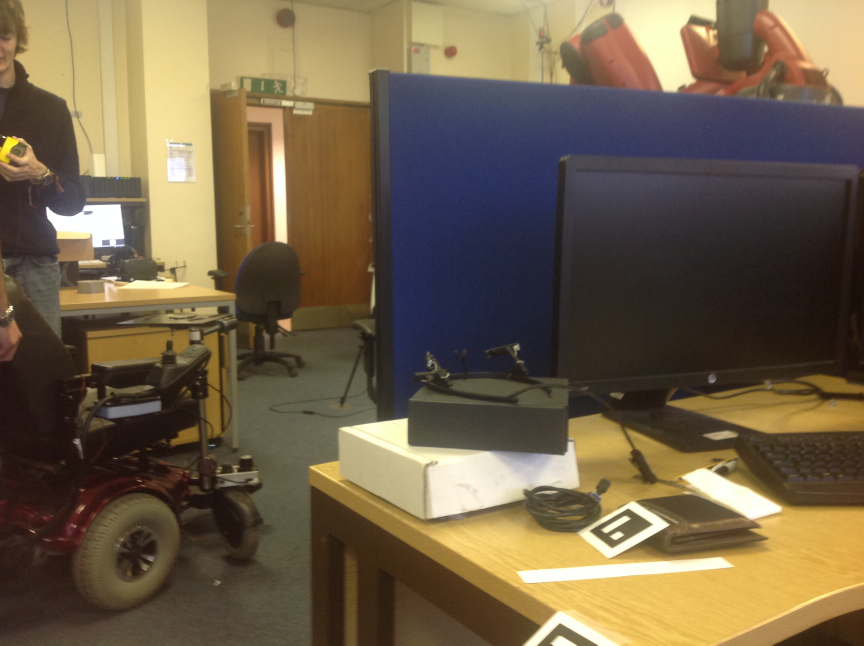
#> input picture Images/IMG_0570.JPG, 2592 x 1936 px (shown at 1/3 size)
$ python core.py Images/IMG_0568.JPG Images/IMG_0570.JPG Images/IMG_0570.JPG Images/IMG_0570.JPG
#> lines starting #> are read from the running program, lines starting #| are printed output that depends on the picture
### image_manager.py
import cv2


class ImageManager:

    def find_keypoints(self, detector):
        """
        Finds the keypoints of stored image given a cv2 detector

        :param detector: cv2 feature detector
        """
        self.keypoints, self.descriptors = detector.detectAndCompute(self.image, None)

    def downsample(self, shrink_x, shrink_y):
        """
        Downsamples an image given the x and y ratios

        :param shrink_x: shrink factor for x axis
        :param shrink_y: shrink factor for y axis
        """
        self.image = cv2.resize(self.image, (0, 0), fx=shrink_x, fy=shrink_y)

    def load_image(self, image):
        """
        Load an image

        :param image: image
        :type image: ndarray
        """

        self.image = image
        self.height, self.width, self.channels = self.image.shape

    def read_image(self, image_path):
        """
        :param image_path: path to image
        :type image_path: str

        Tries to read an image in color mode, or in gray-scale if not possible
        """
#> called with image_path = 'Images/IMG_0570.JPG'

        self.image_path = image_path

        try:
            self.image = cv2.imread(self.image_path, cv2.IMREAD_COLOR)  # Query image
#> self.image is the input picture: shape (1936, 2592, 3); mean B, G, R 73.4, 97.4, 113

            # Save height, width and channels
            self.height, self.width, self.channels = self.image.shape
#> self.height = 1936; self.width = 2592; self.channels = 3

        except Exception as e:
            self.image = cv2.imread(self.image_path)
            self.height, self.width = self.image.shape
            print("Image is in gray scale: ", e)

    def __init__(self):
        self.image_path = []
        self.height = 0
        self.width = 0
        self.channels = 1
        self.image = []

        self.keypoints = []
        self.descriptors = []

### match_geometric_filters.py
import numpy as np
import cv2

from histogram_manager import HistogramManager, MatchData
from utils import rectifier


class HistogramLogicFilter:

    def __init__(self):
        self.angle_fitness = 0
        self.length_fitness = 0
        self.angle_histogram = None
        self.length_histogram = None
        self.saved_configuration = None

        self.match_vector = []
        self.match_pair_vector = []
        self.angle_threshold = None
        self.length_threshold = None

    def fit_gaussian(self, match_vector, match_pair_vector, kp1, kp2, angle_threshold, length_threshold):

        self.match_vector = match_vector
        self.match_pair_vector = match_pair_vector
        self.angle_threshold = angle_threshold
        self.length_threshold = length_threshold

        # Initialize and fill angle and length arrays of the vectors of the matched points
        angle_vec = np.zeros([len(match_vector), 1])
        length_vec = np.zeros([len(match_vector), 1])

        for i, match_object in enumerate(match_vector):
            dist = [a_i - b_i for a_i, b_i in zip(kp2[match_object.trainIdx].pt, kp1[match_object.queryIdx].pt)]
            angle_vec[i] = np.arctan(dist[1] / max(dist[0], 0.01))
            length_vec[i] = np.sqrt(dist[0] ** 2 + dist[1] ** 2)

        # Compute histograms of the two distributions (angle and length of the displacement vectors)
        self.angle_histogram = HistogramManager(angle_vec, 50)
        self.length_histogram = HistogramManager(length_vec, 50)

        # Fit gaussian functions to distribution and remove outliers
        self.angle_histogram.fit_gaussian(angle_threshold)
        self.length_histogram.fit_gaussian(length_threshold)

        # Calculate fitness
        if self.angle_histogram.success and self.length_histogram.success:
            self.angle_fitness = self.angle_histogram.area_under_curve / rectifier(self.angle_histogram.fano_factor)
            self.length_fitness = self.length_histogram.area_under_curve / rectifier(self.length_histogram.fano_factor)

            print("Fano factors: angle = ", self.angle_histogram.fano_factor, "  length = ",
                  self.length_histogram.fano_factor)
            print("Total fitness: ", self.angle_fitness + self.length_fitness, " Split attributes: angle = ",
                  self.angle_fitness, "  length = ", self.length_fitness)

    def save_configuration(self):
        self.saved_configuration = MatchData(
            self.match_vector, self.match_pair_vector, self.angle_histogram, self.length_histogram)


class RansacFilter:
    @staticmethod
    def ransac_homography(kp1, kp2, match_vector, data_plotter):

        src_pts = np.float32([kp1[m.queryIdx].pt for m in match_vector]).reshape(-1, 1, 2)
        dst_pts = np.float32([kp2[m.trainIdx].pt for m in match_vector]).reshape(-1, 1, 2)

        h_matrix, mask = cv2.findHomography(src_pts, dst_pts, cv2.RANSAC, 5.0)
        matches_mask = mask.ravel().tolist()

        if data_plotter is not None:
            data_plotter.plot_ransac_homography(match_vector, h_matrix, matches_mask)

        return h_matrix

### histogram_manager.py
import numpy as np
from scipy import stats


class MatchData:
    """
    Class for storing various HistogramManager objects and associated data
    """

    def __init__(self, match_vec, match_pairs_vec, best_angle_histogram, best_length_histogram):
        """
        :param match_vec: array of n features of that were found a match
        :type match_vec: ndarray (nx1)

        :param match_pairs_vec: array of match pairs (point in image 1 vs point in image 2)
        :type match_pairs_vec: ndarray (nx2)

        :param best_angle_histogram: histogram object for the angle distribution
        :type best_angle_histogram: HistogramManager

        :param best_length_histogram: histogram object for the length distribution
        :type best_length_histogram: HistogramManager
        """

        self.good = match_vec
        self.good_match_pair_vec = match_pairs_vec
        self.angle_histogram = best_angle_histogram
        self.length_histogram = best_length_histogram

    def get_data(self):
        return [self.angle_histogram, self.length_histogram, self.good, self.good_match_pair_vec]

    def filter_data_by_histogram(self):
        """
        Keep the matches that fulfill the gaussian distribution fitting of both histograms

        :return: the list of filtered match pairs
        :rtype: ndarray (nx2)
        """

        # Identify which matches are outliers in either of the two distributions
        m_matrix = ((self.length_histogram.outliers == True) | (self.angle_histogram.outliers == True))
        n_final_matches = np.count_nonzero(m_matrix == False)

        # Initialize vector with filtered matches
        filtered_match = [None] * n_final_matches
        filtered_match_pairs = [None] * n_final_matches

        # Proceed to filter out outliers
        i = 0
        for match_index, match_object in enumerate(self.good):

            if self.angle_histogram.outliers[match_index] == False and \
               self.length_histogram.outliers[match_index] == False:

                filtered_match[i] = match_object
                filtered_match_pairs[i] = self.good_match_pair_vec[match_index]
                i += 1

        return filtered_match_pairs


class HistogramManager:
    """
    Class for generated histogram analysis from data and extra histogram-associated utilities
    """

    def __init__(self, data_vector, n_bins):
        """
        :param data_vector: Array of data for histogram analysis
        :param n_bins: number of desired bins for the histogram
        """

        self.data = data_vector
        self.n_bins = n_bins
        self.histogram, self.bins = np.histogram(data_vector, n_bins)
        self.bin_centres = (self.bins[:-1] + self.bins[1:]) / 2

        self.fitted_gauss_coefficients = []
        self.outliers = []
        self.area_under_curve = 0
        self.fano_factor = 0
        self.success = False

    def fit_gaussian(self, threshold):
        """
        Fits a gaussian function to the data distribution and removes the elements that are beyond the threshold

        :param threshold: Elimination threshold in terms of standard deviations. Elements outside threshold * standard
        deviation will be removed in both sides of the distribution
        :type threshold: float
        """

        # Initial guess for the fitting coefficients (A, mu and sigma)
        gauss_fit = [np.max(self.histogram), np.mean(self.data), np.std(self.data)]

        try:
            # Fit gaussian distribution to data
            m, s = stats.norm.fit(self.data)

            self.outliers = abs(self.data - m) > threshold * s
            self.fitted_gauss_coefficients = [1, m, s]

        except Exception as fit_exception:
            print("Curve could not be fitted to angle distribution: ", fit_exception)
            self.outliers = False * self.data

        # Area under the curve of the Angle distribution (to be maximized)
        self.area_under_curve = np.count_nonzero(
            (abs(self.bins[0:-1] - gauss_fit[1]) < threshold * gauss_fit[2]) == True)

        # Intra-class fano-factor (to be minimized)
        aux = np.trim_zeros((abs(self.bins - gauss_fit[1]) < threshold * gauss_fit[2]) * self.bins) - gauss_fit[1]
        self.fano_factor = sum(aux ** 2 / (len(aux) * gauss_fit[1]))
        self.success = True

### utils.py
import numpy as np


# Gaussian function model to filter out unwanted matches during SURF registration
# [10 lines left out: function gauss, not called in this run]


# Softplus rectifier to penalize even more disperse distributions
def rectifier(val):
    """
    Softplus-based rectifier function. Its output tends to 0 below 'soft_th', increases rapidly between 'soft_th' and
    'hard_th', and outputs a negative value asymptotically tending to -0.001 above 'hard_th'

       output
         ^
         |  /
         | /
    ======'---,======= -> 'val'
         |   /
         |

    :param val: x input value(s) for the rectifier
    :return: the corresponding values of the rectifier function for the inputs described by values 'val'
    """

    hard_th = 5
    soft_th = 3
    if val < hard_th:
        return np.log(1 + np.exp(val + np.log(np.exp(1) - 1) - soft_th))+0.001
    else:
        return -np.log(1 + np.exp(-(val + np.log(np.exp(1) - 1) - soft_th)))-0.001


# [41 lines left out: functions calc_eq_point, second_largest, not called in this run]


def knn_match_filter(knn_matches, knn_weight):
    """
    Filters the matches of the knn algorithm according to the specified weight.

    :param knn_matches: list of knn matches
    :rtype knn_matches: list
    :param knn_weight: how larger must be the highest match with respect to the second to be considered a good match
    :rtype knn_weight: float

    :return: the matches of the original list that fulfill the above criteria
    """

    # Some matching algorithms do not return a list type. Ensure list type output
    to_list = False
    if type(knn_matches[0]) is not list:
        to_list = True

    match_in_range = []
    pairs_of_matches = []

    for knn_match in knn_matches:
        if to_list:
            knn_match = [knn_match]
        node_distance_list = list(node.distance for node in knn_match)

        # Apply ratio test to eliminate False positives.
        # if max(node_distance_list) > second_largest(node_distance_list) * knn_weight:
        good_match_index = node_distance_list.index(max(node_distance_list))
        match_in_range.append(knn_match[good_match_index])
        pairs_of_matches.append(knn_match)

    return [match_in_range, pairs_of_matches]

### core.py
from __future__ import division
import cv2
import time
import logging

from utils import *
from image_manager import ImageManager
from match_geometric_filters import HistogramLogicFilter, RansacFilter

logging.basicConfig(level=logging.WARNING)


############################################
#              HYPERPARAMETERS             #
############################################


class AlignmentParameters:
    def __init__(self):
        self.threshold_angle = 0
        self.threshold_length = 0
        self.knn_neighbors = 0
        self.shrink_x_ratio = 0
        self.shrink_y_ratio = 0
        self.plot_images = False

        self.histogram_weight = None

        self.crop_iterations = 1


parameters = AlignmentParameters()

# Accepted std deviations from average
parameters.angle_th = 0.7     # Angular distribution
parameters.length_th = 0.7    # Length distribution

# Knn neighbors used. Cannot be changed from 2 right now
parameters.knn_neighbors = 2

# Image shrink factors in both dimensions
parameters.shrink_x_ratio = 1/4
parameters.shrink_y_ratio = 1/4

parameters.plot_images = True


# Knn weight ratio exploration. Relates how bigger must the first match be wrt the second to be considered a match
# parameters.histogram_weigh = np.arange(1.9, 1.3, -0.05)
parameters.histogram_weight = [1.4]


# Crop iterations counter. During each iteration the area of matching is reduced based on the most likely
# region of last iteration
parameters.crop_iterations = 1

# [4 lines of commented-out code are left out]

train_image_path = 'Images/IMG_0568.JPG'
query_image_path = 'Images/IMG_0570.JPG'

# Img1path = 'Images/IMG_0596.JPG'
# Img2path = 'Images/IMG_0621.JPG'


############################################
#                MAIN BODY                 #
############################################

original_query_image = ImageManager()
original_train_image = ImageManager()

# Read images
start = time.time()
original_query_image.read_image(query_image_path)
mid = time.time()
original_train_image.read_image(train_image_path)
#> call 2 of read_image, with image_path = 'Images/IMG_0568.JPG'
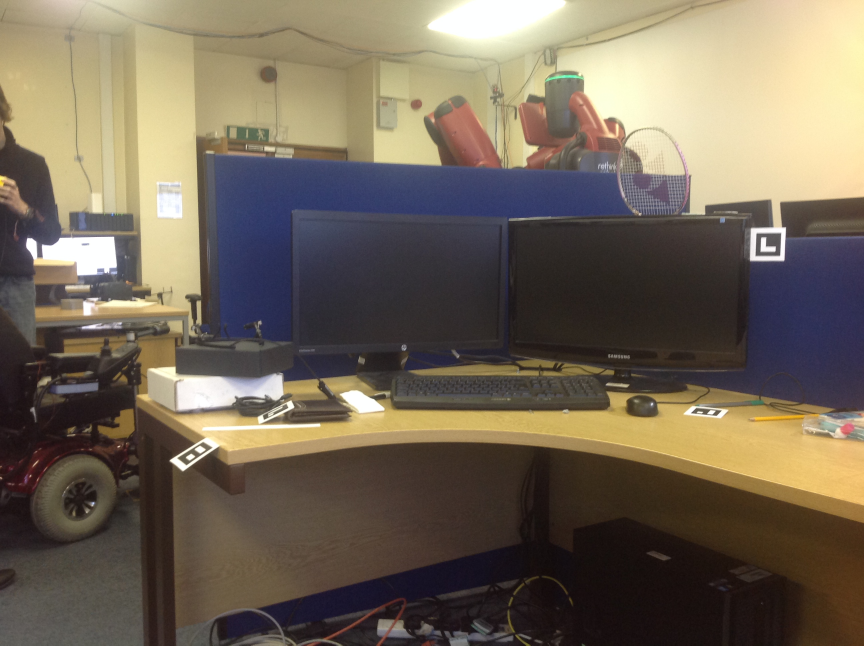
#> input picture Images/IMG_0568.JPG, 2592 x 1936 px (shown at 1/3 size)
#> in read_image, self.image is the input picture: shape (1936, 2592, 3); mean B, G, R 88.5, 104.6, 116
end = time.time()

print("TIME: Read query image. Elapsed time: ", mid - start)
print("TIME: Read train image. Elapsed time: ", end - mid)

# Generate image copies for the processing
query_image = ImageManager()
query_image.load_image(original_query_image.image)
start = time.time()
query_image.downsample(parameters.shrink_x_ratio, parameters.shrink_y_ratio)
#> in downsample, `self.image = cv2.resize(self.image, (0, 0), fx=shrink_x, fy=shrink_y)`:
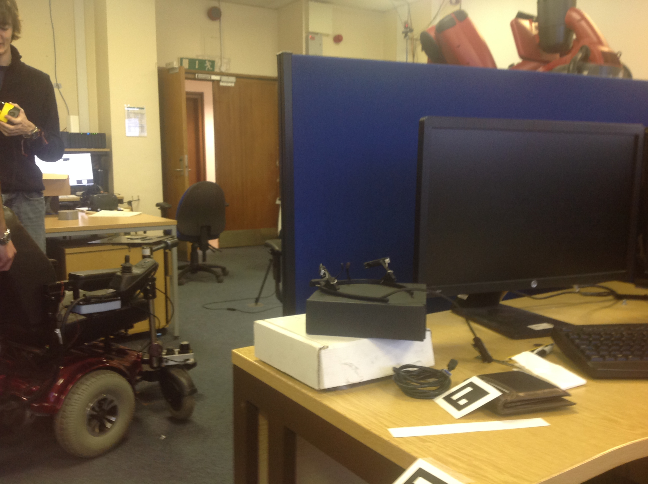
#> self.image: shape (484, 648, 3); mean B, G, R 73.6, 97.6, 113.2

train_image = ImageManager()
train_image.load_image(original_train_image.image)
mid = time.time()
train_image.downsample(parameters.shrink_x_ratio, parameters.shrink_y_ratio)
#> call 2 of downsample, with shrink_x = 0.25, shrink_y = 0.25
#> in downsample (call 2), `self.image = cv2.resize(self.image, (0, 0), fx=shrink_x, fy=shrink_y)`:
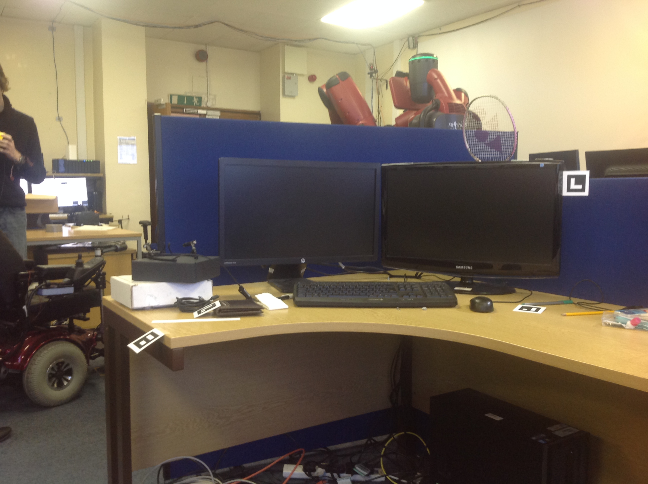
#> self.image: shape (484, 648, 3); mean B, G, R 88.6, 104.7, 116.2
end = time.time()

print("TIME: Downsample query image. Elapsed time: ", mid - start)
print("TIME: Downsample train image. Elapsed time: ", end - mid)

# Initialize shrink compensator
shrink_ratio = [1/parameters.shrink_x_ratio, 1/parameters.shrink_y_ratio]

# Initiate BoundingBox coordinates (top left corner, lower right corner). Only used for the snip matching algorithm
bb = np.array([[0, 0], [0, 0]])

# Initiate crop coordinate compensator. Only useful if crop_it > 1. It keeps track of sequential crops to transform
# crop coordinates into original image coordinates
cum_crop = [0, 0]

# Initiate the feature detector
cv2_detector = cv2.ORB_create()

# Find the key points and descriptors for train image
start = time.time()
train_image.find_keypoints(cv2_detector)
#> in find_keypoints, `self.keypoints, self.descriptors = detector.detectAndCompute(self.imag..`: self.keypoints = 500 keypoints; strongest (x, y, size): (128, 345, 31), (582, 188, 53.6), (567, 190, 44.6), (128, 344, 37.2)
end = time.time()
print("TIME: Extract features of train image. Elapsed time: ", end - start)

# Instantiate histogram logic filter
histogram_filter = HistogramLogicFilter()


for it in range(0, parameters.crop_iterations):

    # Find the key points and descriptors from query image
    start = time.time()
    query_image.find_keypoints(cv2_detector)  # 2
    end = time.time()
    print("TIME: Extract features of query image. Elapsed time: ", end - start)

    # BFMatcher with default params, to find equivalent features
    # bf = cv2.BFMatcher()

    FLANN_INDEX_KDTREE = 0
    index_params = dict(algorithm=FLANN_INDEX_KDTREE, trees=5)
    search_params = dict(checks=50)

    bf = cv2.BFMatcher(cv2.NORM_HAMMING, crossCheck=True)
    start = time.time()
    matches = bf.match(train_image.descriptors, query_image.descriptors)
    end = time.time()
    print("TIME: Matching done. Elapsed time: ", end - start)

    # Initialize fitness trackers
    fitness = float('-inf')
    maxFit = fitness
    maxWeight = parameters.histogram_weight[0]

    # Explore all the weight values
    for weight in parameters.histogram_weight:

        # Filter knn matches by best to second best match ratio
        start = time.time()
        [good_matches, good_matches_pairs] = knn_match_filter(matches, weight)
        end = time.time()
        print("TIME: Distance filtering of matches done. Elapsed time: ", end - start)

        start = time.time()
        h_matrix = RansacFilter.ransac_homography(train_image.keypoints, query_image.keypoints, good_matches,
                                                  None)
        end = time.time()
        print("TIME: RANSAC homography done. Elapsed time: ", end - start)

        # Filter histograms by gaussian function fitting
        start = time.time()
        histogram_filter.fit_gaussian(good_matches, good_matches_pairs, train_image.keypoints, query_image.keypoints,
                                      parameters.angle_th, parameters.length_th)
        end = time.time()
        print("TIME: Histogram filtering done. Elapsed time: ", end - start)

        fitness = histogram_filter.angle_fitness + histogram_filter.length_fitness

        if fitness > maxFit:
            # Store current configuration as best configuration
            histogram_filter.save_configuration()
            maxFit = fitness
            maxWeight = weight

    if histogram_filter.saved_configuration is not None:
        # Recover best configuration (for best weight)
        best_matches_pairs = histogram_filter.saved_configuration.filter_data_by_histogram()
#> (the run stopped early here; a loop or call above may not have finished)
